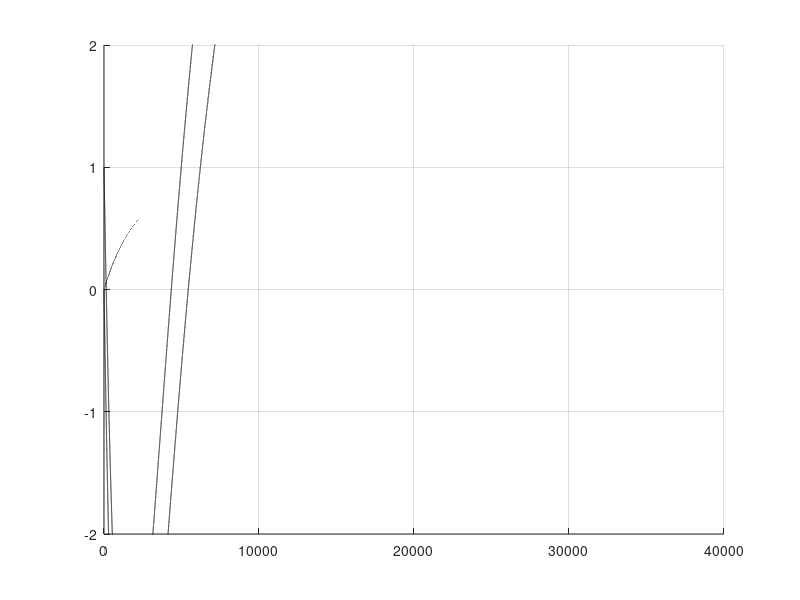

Reproduce this figure in MATLAB.
t=0:.1:40000;
 
 pi_0=(0.139714).*exp(-0.0008*t)+(-0.658667).*exp(-0.0004*t)+(1.51795).*exp(-0.0001*t) 
 pi_1=(0.0000156161*t).*exp(-0.0008*t)+(0.000173537*t).*exp(-0.0004*t)+(0.000230418*t).*exp(-0.0001*t)
 pi_2=(1.01817e-08*t.*t+0.000311065*t).*exp(-0.000800000*t)+(3.42909e-07*t.*t-0.00126427*t).*exp(-0.000400000*t)+(-0.00746395*t).*exp(-0.000500000*t)+(+0.000419571*t)
 
 Pi_sum=pi_0+pi_1+pi_2
 PiL=[pi_0; pi_1; pi_2; Pi_sum]; 
 myplot=plot(t,PiL,'-k') 
 box off 
 axis([0.00000 40000.00 -2.0 2.0]) 
 grid on 
 axis manual
 print -dmeta pi

 % (-0.000124929*t).*exp(-0.000800000*t)+(-0.000694147*t).*exp(-0.000400000
 % *t)+(-0.000230418*t).*exp(-0.000100000*t)
 
 % (-1.62907e-08*t.*t-0.000497704*t).*exp(-0.000800000*t)+(-2.74327e-07*t.*t+0.00101142*t).*exp(-0.000400000*t)+(+0.00746395*t).*exp(-0.000500000*t)

 
 % (-1.74900e-07*t).*exp(-0.000800000*t)+(-2.08244e-07*t).*exp(-0.000400000
 % *t)
 
 % (-2.21226e+137*t.*t-9.33416e-08*t).*exp(-0.000800000*t)+(2.74327e-11*t.*t-1.11744e+141*t).*exp(-0.000400000*t)
 
 %-6.99600e-11*t.*exp(-0.000800000*t)
 
 %1.10525e+137*t.*t+2.21226e+137*t.*exp(-0.000800000*t)

